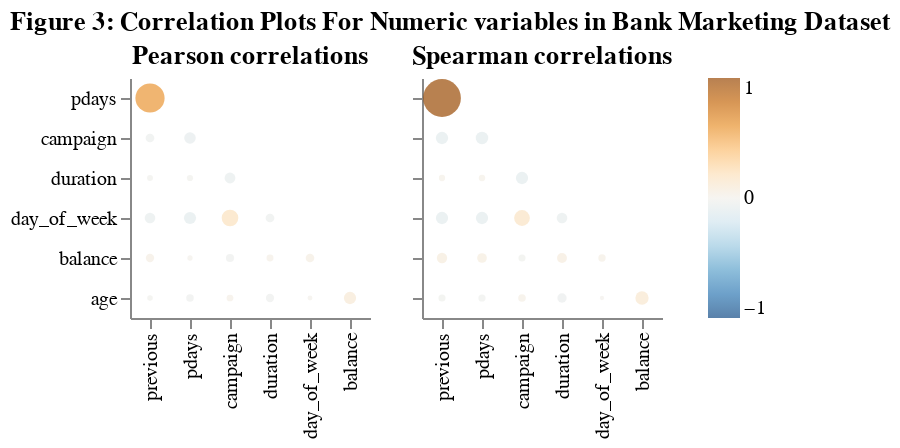

Notebook source saved alongside this figure:
### Code cell
correlation_plots = aly.corr(bank_marketing_sample)
correlation_plots.properties(
    title="Figure 3: Correlation Plots For Numeric variables in Bank Marketing Dataset"
)

### Figure 1 — Vega specification as saved in the notebook (floating-point values rounded to 4 significant figures)
{"$schema": "https://vega.github.io/schema/vega/v6.json", "data": [{"name": "source_0"}, {"name": "data_0", "values": [{"abs_value": 0.5861, "index": "previous", "value": 0.5861, "variable": "pdays"}, {"abs_value": 0.01326, "index": "previous", "value": -0.01326, "variable": "duration"}, {"abs_value": 0.01566, "index": "pdays", "value": -0.01566, "variable": "duration"}, {"abs_value": 0.07071, "index": "campaign", "value": -0.07071, "variable": "duration"}, {"abs_value": 0.04197, "index": "duration", "value": -0.04197, "variable": "day_of_week"}, {"abs_value": 0.06698, "index": "previous", "value": -0.06698, "variable": "day_of_week"}, {"abs_value": 0.09143, "index": "pdays", "value": -0.09143, "variable": "day_of_week"}, {"abs_value": 0.1826, "index": "campaign", "value": 0.1826, "variable": "day_of_week"}, {"abs_value": 0.04182, "index": "previous", "value": -0.04182, "variable": "campaign"}, {"abs_value": 0.08252, "index": "pdays", "value": -0.08252, "variable": "campaign"}, {"abs_value": 0.03803, "index": "previous", "value": 0.03803, "variable": "balance"}, {"abs_value": 0.008615, "index": "pdays", "value": 0.008615, "variable": "balance"}, {"abs_value": 0.03628, "index": "campaign", "value": -0.03628, "variable": "balance"}, {"abs_value": 0.02262, "index": "duration", "value": 0.02262, "variable": "balance"}, {"abs_value": 0.04072, "index": "day_of_week", "value": 0.04072, "variable": "balance"}, {"abs_value": 0.005029, "index": "day_of_week", "value": 0.005029, "variable": "age"}, {"abs_value": 0.01071, "index": "previous", "value": -0.01071, "variable": "age"}, {"abs_value": 0.02865, "index": "pdays", "value": -0.02865, "variable": "age"}, {"abs_value": 0.02056, "index": "campaign", "value": 0.02056, "variable": "age"}, {"abs_value": 0.03687, "index": "duration", "value": -0.03687, "variable": "age"}, {"abs_value": 0.09437, "index": "balance", "value": 0.09437, "variable": "age"}]}, {"name": "source_1"}, {"name": "data_1", "values": [{"abs_value": 0.9887, "index": "previous", "value": 0.9887, "variable": "pdays"}, {"abs_value": 0.0165, "index": "previous", "value": 0.0165, "variable": "duration"}, {"abs_value": 0.01719, "index": "pdays", "value": 0.01719, "variable": "duration"}, {"abs_value": 0.0945, "index": "campaign", "value": -0.0945, "variable": "duration"}, {"abs_value": 0.06695, "index": "duration", "value": -0.06695, "variable": "day_of_week"}, {"abs_value": 0.09395, "index": "previous", "value": -0.09395, "variable": "day_of_week"}, {"abs_value": 0.09461, "index": "pdays", "value": -0.09461, "variable": "day_of_week"}, {"abs_value": 0.163, "index": "campaign", "value": 0.163, "variable": "day_of_week"}, {"abs_value": 0.0957, "index": "previous", "value": -0.0957, "variable": "campaign"}, {"abs_value": 0.09828, "index": "pdays", "value": -0.09828, "variable": "campaign"}, {"abs_value": 0.06429, "index": "previous", "value": 0.06429, "variable": "balance"}, {"abs_value": 0.0549, "index": "pdays", "value": 0.0549, "variable": "balance"}, {"abs_value": 0.02334, "index": "campaign", "value": -0.02334, "variable": "balance"}, {"abs_value": 0.05775, "index": "duration", "value": 0.05775, "variable": "balance"}, {"abs_value": 0.02681, "index": "day_of_week", "value": 0.02681, "variable": "balance"}, {"abs_value": 0.001525, "index": "day_of_week", "value": 0.001525, "variable": "age"}, {"abs_value": 0.02386, "index": "previous", "value": -0.02386, "variable": "age"}, {"abs_value": 0.02557, "index": "pdays", "value": -0.02557, "variable": "age"}, {"abs_value": 0.02906, "index": "campaign", "value": 0.02906, "variable": "age"}, {"abs_value": 0.04911, "index": "duration", "value": -0.04911, "variable": "age"}, {"abs_value": 0.1126, "index": "balance", "value": 0.1126, "variable": "age"}]}, {"name": "source_0_concat_0_x_domain_index", "values": [{"index": "previous", "sort_field": 0.0}, {"index": "pdays", "sort_field": 1.0}, {"index": "campaign", "sort_field": 2.0}, {"index": "duration", "sort_field": 3.0}, {"index": "day_of_week", "sort_field": 4.0}, {"index": "balance", "sort_field": 5.0}]}, {"name": "source_0_concat_0_y_domain_variable", "values": [{"sort_field": 0.0, "variable": "pdays"}, {"sort_field": 2.0, "variable": "duration"}, {"sort_field": 3.0, "variable": "day_of_week"}, {"sort_field": 1.0, "variable": "campaign"}, {"sort_field": 4.0, "variable": "balance"}, {"sort_field": 5.0, "variable": "age"}]}, {"name": "source_1_concat_1_x_domain_index", "values": [{"index": "previous", "sort_field": 0.0}, {"index": "pdays", "sort_field": 1.0}, {"index": "campaign", "sort_field": 2.0}, {"index": "duration", "sort_field": 3.0}, {"index": "day_of_week", "sort_field": 4.0}, {"index": "balance", "sort_field": 5.0}]}, {"name": "source_1_concat_1_y_domain_variable", "values": [{"sort_field": 0.0, "variable": "pdays"}, {"sort_field": 2.0, "variable": "duration"}, {"sort_field": 3.0, "variable": "day_of_week"}, {"sort_field": 1.0, "variable": "campaign"}, {"sort_field": 4.0, "variable": "balance"}, {"sort_field": 5.0, "variable": "age"}]}], "signals": [{"name": "concat_0_x_step", "value": 20}, {"name": "concat_0_width", "update": "bandspace(domain('concat_0_x').length, 1, 0.5) * concat_0_x_step"}, {"name": "concat_0_y_step", "value": 20}, {"name": "concat_0_height", "update": "bandspace(domain('concat_0_y').length, 1, 0.5) * concat_0_y_step"}, {"name": "concat_1_x_step", "value": 20}, {"name": "concat_1_width", "update": "bandspace(domain('concat_1_x').length, 1, 0.5) * concat_1_x_step"}, {"name": "concat_1_y_step", "value": 20}, {"name": "concat_1_height", "update": "bandspace(domain('concat_1_y').length, 1, 0.5) * concat_1_y_step"}], "marks": [{"type": "group", "name": "concat_0_group", "encode": {"update": {"width": {"signal": "concat_0_width"}, "height": {"signal": "concat_0_height"}}}, "marks": [{"type": "symbol", "name": "concat_0_marks", "from": {"data": "data_0"}, "encode": {"update": {"opacity": {"value": 0.7}, "tooltip": {"signal": "{\"corr\": format(datum[\"value\"], \".2f\"), \"x\": isValid(datum[\"index\"]) ? datum[\"index\"] : \"\"+datum[\"index\"], \"y\": isValid(datum[\"variable\"]) ? datum[\"variable\"] : \"\"+datum[\"variable\"]}"}, "fill": {"field": "value", "scale": "color"}, "x": {"field": "index", "scale": "concat_0_x"}, "shape": {"value": "circle"}, "y": {"field": "variable", "scale": "concat_0_y"}, "size": {"field": "abs_value", "scale": "size"}}}, "style": ["circle"]}], "axes": [{"scale": "concat_0_x", "labelAngle": 270, "orient": "bottom", "labelBaseline": "middle", "zindex": 0, "grid": false, "labelAlign": "right"}, {"scale": "concat_0_y", "grid": false, "orient": "left", "zindex": 0}], "title": {"text": "Pearson correlations", "frame": "group"}, "style": "cell"}, {"type": "group", "name": "concat_1_group", "encode": {"update": {"width": {"signal": "concat_1_width"}, "height": {"signal": "concat_1_height"}}}, "marks": [{"type": "symbol", "name": "concat_1_marks", "from": {"data": "data_1"}, "encode": {"update": {"fill": {"field": "value", "scale": "color"}, "opacity": {"value": 0.7}, "y": {"field": "variable", "scale": "concat_1_y"}, "tooltip": {"signal": "{\"corr\": format(datum[\"value\"], \".2f\"), \"x\": isValid(datum[\"index\"]) ? datum[\"index\"] : \"\"+datum[\"index\"], \"y\": isValid(datum[\"variable\"]) ? datum[\"variable\"] : \"\"+datum[\"variable\"]}"}, "x": {"field": "index", "scale": "concat_1_x"}, "size": {"field": "abs_value", "scale": "size"}, "shape": {"value": "circle"}}}, "style": ["circle"]}], "axes": [{"scale": "concat_1_x", "labelAngle": 270, "labelAlign": "right", "labelBaseline": "middle", "grid": false, "zindex": 0, "orient": "bottom"}, {"scale": "concat_1_y", "labels": false, "grid": false, "orient": "left", "zindex": 0}], "title": {"text": "Spearman correlations", "frame": "group"}, "style": "cell"}], "scales": [{"name": "color", "type": "linear", "domain": [-1, 1], "range": {"scheme": "blueorange"}, "interpolate": "hcl", "zero": true}, {"name": "size", "type": "linear", "domain": [0, 1], "range": [4, 361], "zero": true}, {"name": "concat_0_x", "type": "point", "domain": {"data": "source_0_concat_0_x_domain_index", "field": "index", "sort": {"op": "max", "field": "sort_field"}}, "range": {"step": {"signal": "concat_0_x_step"}}, "padding": 0.5}, {"name": "concat_0_y", "type": "point", "domain": {"data": "source_0_concat_0_y_domain_variable", "field": "variable", "sort": {"op": "max", "field": "sort_field"}}, "range": {"step": {"signal": "concat_0_y_step"}}, "padding": 0.5}, {"name": "concat_1_x", "type": "point", "domain": {"data": "source_1_concat_1_x_domain_index", "field": "index", "sort": {"op": "max", "field": "sort_field"}}, "range": {"step": {"signal": "concat_1_x_step"}}, "padding": 0.5}, {"name": "concat_1_y", "type": "point", "domain": {"data": "source_1_concat_1_y_domain_variable", "field": "variable", "sort": {"op": "max", "field": "sort_field"}}, "range": {"step": {"signal": "concat_1_y_step"}}, "padding": 0.5}], "title": {"text": "Figure 3: Correlation Plots For Numeric variables in Bank Marketing Dataset", "anchor": "start"}, "background": "white", "legends": [{"fill": "color", "gradientLength": {"signal": "clamp(concat_0_height, 64, 200)"}, "encode": {"gradient": {"update": {"opacity": {"value": 0.7}}}}}], "config": {"style": {"cell": {"strokeWidth": 0}}}, "padding": 5, "layout": {"padding": 20, "bounds": "full", "align": "each"}}
